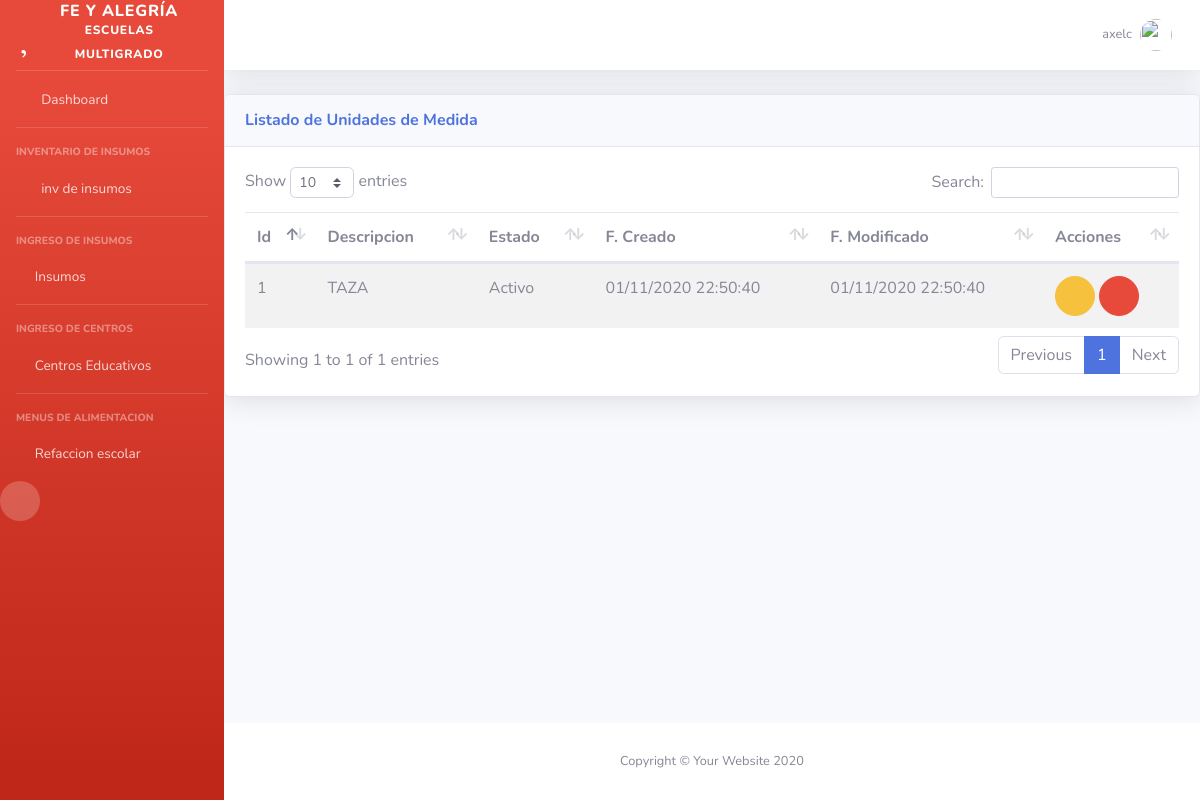
Screenshot of /inv/unidad/ (signed in) with the database file from the repository.
### inv/models.py (models this page shows, shortened)
class UnidadMedida(ClaseModelo):
    unidadp = models.CharField(
        max_length=100,
        help_text='Descripción de la unidad de medida',
        unique=True
    )
    class Meta:
        verbose_name_plural= "Unidades de medidas"

### inv/views.py (the view)
# urls.py: path('unidad/' ,UnidadMedidaView.as_view(), name='unidad_list'),
class UnidadMedidaView(SinPrivilegios, generic.ListView):
    model = UnidadMedida
    template_name = "inv/unidad_list.html"
    context_object_name = "obj"
    permission_required = "inv.view_marca"

### inv/templates/inv/unidad_list.html (shortened to what this page needs)
{% extends 'base/base.html' %}
{% block page_content %}
<div class="card shadow mb-4">
                <div class="card-header py-3 d-flex flex-row align-items-center justify-content-between">
                  <h6 class="m-0 font-weight-bold text-primary">Listado de Unidades de Medida</h6>
                  <div class="dropdown no-arrow">
                    <a class="dropdown-toggle" href="#" role="button" id="dropdownMenuLink" data-toggle="dropdown" aria-haspopup="true" aria-expanded="false">
                      <i class="fas fa-ellipsis-v fa-sm fa-fw text-gray-400"></i>
                    </a>
                  </div>
                </div>
                <div class="card-body">
                {% if not obj %}
                <div class=" alert alert-info"> No hay unidades agregadas </div>
                {% else %}
                <table class="table table-striped table-hover">
                <thead>
                    <th>Id</th>
                    <th>Descripcion</th>
                    <th>Estado</th>
                    <th>F. Creado</th>
                    <th>F. Modificado</th>
                    <th class="all">Acciones</th>
                </thead>
                <tbody>
                    {% for item in obj  %}
                    <tr>
                    <td>{{ item.id }}</td>
                    <td>{{ item.unidadp }}</td>
                    <td>{{ item.estado|yesno:"Activo,Inactivo" }}</td>
                    <td>{{ item.fc|date:"d/m/Y H:i:s"}}</td>
                    <td>{{ item.fm|date:"d/m/Y H:i:s"}}</td>
                    <td>
                    <a href="{% url 'inv:unidad_edit' item.id %}" class="btn btn-warning btn-circle" role="button"><i class="far fa-edit"></i></a>
                    <a href="{% url 'inv:unidad_inactivar' item.id%}" class="btn btn-danger btn-circle" role="button"><i class="far fa-thumbs-down"></i></a>
                    </td>
                    </tr>
                    {% endfor %}
                </tbody>
                </table>
                {% endif %}
                </div>
              </div>
{% endblock page_content %}

### templates/base/base.html (shortened to what this page needs)
{% load static %}
<!DOCTYPE html>
<html lang="es">
<head>
  <link href="{% static 'base/vendor/fontawesome-free/css/all.min.css' %}" rel="stylesheet" type="text/css">
  <link href="{% static 'base/vendor/fontawesome-free/css/fontawesome.min.css'%}" rel="stylesheet" type="text/css">
  <link href="{% static 'base/css/sb-admin-2.min.css' %}" rel="stylesheet">
    <link href=" {% static 'base/vendor/datatables/dataTables.bootstrap4.min.css' %}" rel="stylesheet">
    <link href=" {% static 'base/vendor/jquery_confirm/jquery-confirm.min.css' %}" rel="stylesheet">
    <link rel="stylesheet" href="https://cdnjs.cloudflare.com/ajax/libs/jquery-datetimepicker/2.5.20/jquery.datetimepicker.min.css">
    <link rel="stylesheet" href="https://unpkg.com/bootstrap-table@1.18.0/dist/bootstrap-table.min.css">
    <link href="https://cdn.jsdelivr.net/npm/select2@4.1.0-beta.1/dist/css/select2.min.css" rel="stylesheet" />
</head>
<body id="page-top" class="bg-gradient-danger">
   {% block side_bar %}
  <div id="wrapper">
    <ul class="navbar-nav bg-gradient-danger sidebar sidebar-dark accordion" id="accordionSidebar">
      <a class="sidebar-brand d-flex align-items-center justify-content-center" href="{% url 'sisfya:home' %}">
        <div class="sidebar-brand-icon rotate-n-15">
          <i class="far fa-heart fa-2x " style="font-size: 2.54em;"></i>
        </div>
        <div class="sidebar-brand-text mx-3"> FE Y ALEGRÍA <sup>escuelas multigrado</sup></div>
      </a>
      <hr class="sidebar-divider my-0">
      <li class="nav-item">
        <a class="nav-link" href="{% url 'sisfya:home' %}">
          <i class="fas fa-fw fa-tachometer-alt"></i>
          <span>Dashboard</span></a>
      </li>
      <hr class="sidebar-divider">
      <div class="sidebar-heading">
        Inventario de Insumos
      </div>
      <li class="nav-item">
        <a class="nav-link collapsed" href="#" data-toggle="collapse" data-target="#collapseTwo" aria-expanded="true" aria-controls="collapseTwo">
          <i class="fas fa-fw fa-cog"></i>
          <span>inv de insumos</span>
        </a>
      </li>
      <hr class="sidebar-divider">
      <div class="sidebar-heading">
        Ingreso de Insumos
      </div>
     <li class="nav-item">
        <a class="nav-link collapsed" href="#" data-toggle="collapse" data-target="#collapseUtilities" aria-expanded="true" aria-controls="collapseUtilities">
          <i class="fas fa-apple-alt"></i>
          <span>Insumos</span>
        </a>
       <hr class="sidebar-divider">
      <div class="sidebar-heading">
        Ingreso de Centros
      </div>
      <li class="nav-item">
        <a class="nav-link collapsed" href="#" data-toggle="collapse" data-target="#collapseCentros" aria-expanded="true" aria-controls="collapseCentros">
          <i class="fas fa-school"></i>
          <span>Centros Educativos</span>
        </a>
      <hr class="sidebar-divider">
      <div class="sidebar-heading">
        Menus de Alimentacion
      </div>
      <li class="nav-item">
        <a class="nav-link collapsed" href="#" data-toggle="collapse" data-target="#collapseMenu" aria-expanded="true" aria-controls="collapseMenu">
          <i class="fas fa-school"></i>
          <span>Refaccion escolar</span>
        </a>
      <div class="text-center d-none d-md-inline">
        <button class="rounded-circle border-0" id="sidebarToggle"></button>
      </div>
    </ul>
    {% endblock side_bar  %}
    <div id="content-wrapper" class="d-flex flex-column">
      <div id="content">
        {% block top_bar %}
        <nav class="navbar navbar-expand navbar-light bg-white topbar mb-4 static-top shadow">
          <ul class="navbar-nav ml-auto">
            <li class="nav-item dropdown no-arrow d-sm-none">
            <li class="nav-item dropdown no-arrow">
              <a class="nav-link dropdown-toggle" href="#" id="userDropdown" role="button" data-toggle="dropdown" aria-haspopup="true" aria-expanded="false">
                <span class="mr-2 d-none d-lg-inline text-gray-600 small">{{ user.username }}</span>
                <img class="img-profile rounded-circle" src="{% static 'base/img/usuario.png'%}">
              </a>
            </li>
          </ul>
        </nav>
        {% endblock top_bar %}
        {% block page_content %}{% endblock page_content %}
        {% block footer %}
      </div>
      <footer class="sticky-footer bg-white">
        <div class="container my-auto">
          <div class="copyright text-center my-auto">
            <span>Copyright &copy; Your Website 2020</span>
          </div>
        </div>
      </footer>
    </div>
  </div>
  {% endblock footer %}
</body>
</html>

### rows the page displays
UnidadMedida: id "1", unidadp "TAZA", estado "Activo", fc "01/11/2020 22:50:40", fm "01/11/2020 22:50:40"

### other values shown
{{ user.username }} "axelc"
